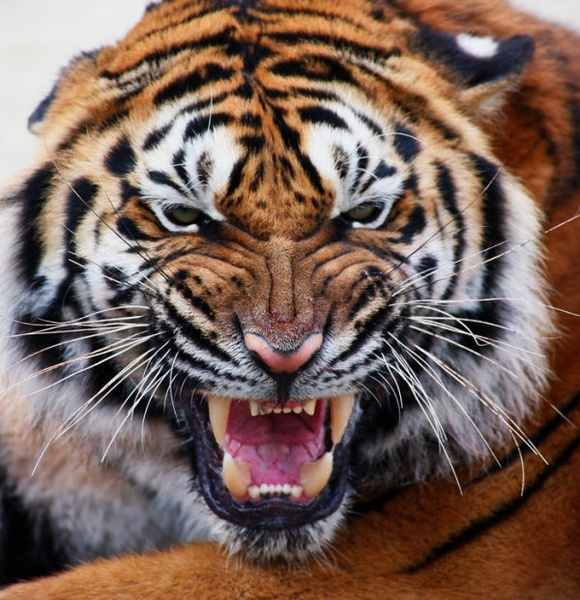
#> input picture Working with Images and Text/tiger.jpg, 580 x 600 px
$ jupyter execute --allow-errors images_and_text_demos.ipynb   (shell and % lines are left out)
#> lines starting #> are read from the running program, lines starting #| are printed output that depends on the picture; after the words box and inside, x2 and y2 are one past the last pixel; in counts of white or black regions, pixels touching at a corner belong together
[cell 1]
import numpy as np
import pandas as pd
import matplotlib.pyplot as plt

from skimage.io import imread

from scipy.ndimage import convolve

import re

from collections import Counter

import nltk
from nltk.corpus import stopwords
from nltk.stem.porter import *

from sklearn.feature_extraction.text import TfidfVectorizer
from sklearn.datasets import fetch_20newsgroups

Images and text demos

[cell 2]
tiger = imread('tiger.jpg')
#> tiger is the input picture: shape (600, 580, 3); mean R, G, B 120.5, 97.3, 87.5

[cell 3]
tiger.shape # редове -600, колони - 580, канали - 3
#> Out = (600, 580, 3)

[cell 4]
type(tiger)

[cell 5]
plt.imshow(tiger)
plt.show()

[cell 6]
plt.figure(figsize=(6,6)) # задаваме размера на изображението
plt.imshow(tiger)
# plt.xticks([]) # премахваме числата по х
# plt.yticks([]) # премахваме числата по у
plt.show()

[cell 7]
tiger

[cell 8]
tiger[0] # първият ред
#> Out = 580 rows, first 8: [223, 224, 226], [223, 224, 226], [223, 224, 226], [223, 224, 226], [223, 224, 226], [223, 224, 226], [223, 224, 226], [223, 224, 226]

[cell 9]
tiger[0][0] # първият пиксел
#> Out = [223, 224, 226]

[cell 10]
tiger[0, 0] # първият пиксел
#> Out = [223, 224, 226]

[cell 11]
plt.imshow(tiger[200:400, 150:450]) # изрязване на изображението
plt.show()
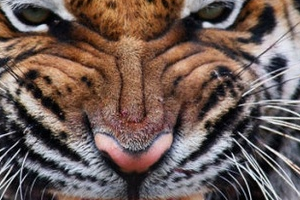
#> shown: shape (200, 300, 3); mean R, G, B 110.4, 92.2, 86.2

[cell 12]
tiger_r = tiger[:, :, 0]
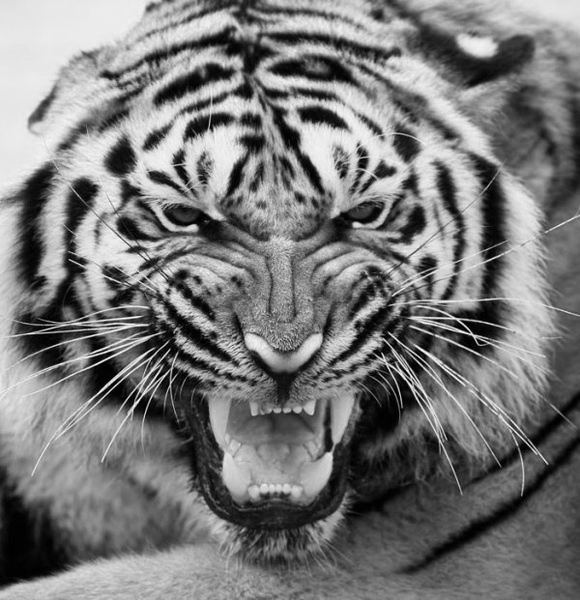
#> tiger_r: shape (600, 580); min 0, max 255, mean 120.5
tiger_g = tiger[:, :, 1]
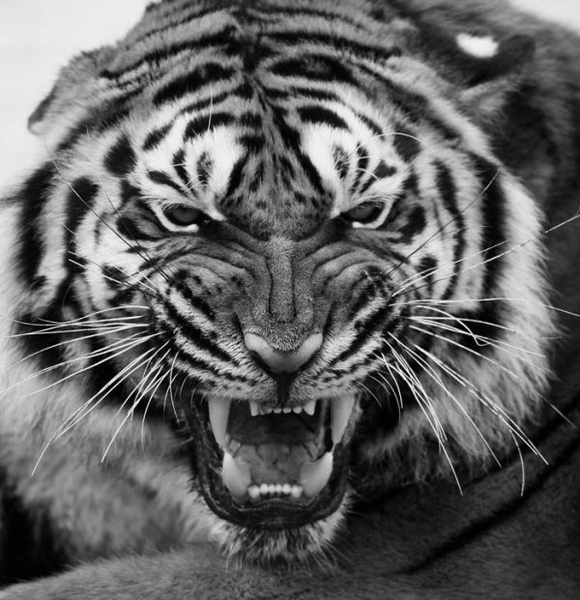
#> tiger_g: shape (600, 580); min 0, max 255, mean 97.3
tiger_b = tiger[:, :, 2]
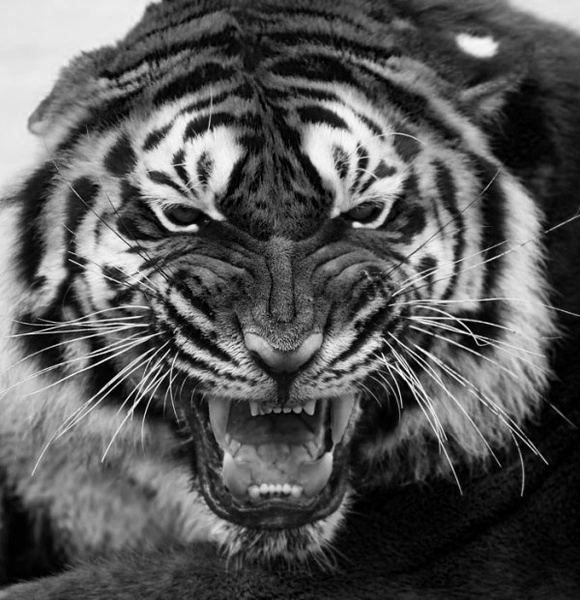
#> tiger_b: shape (600, 580); min 0, max 255, mean 87.5

[cell 13]
plt.imshow(tiger_r, cmap= 'gray')
plt.show()
plt.imshow(tiger_g, cmap= 'gray')
plt.show()
plt.imshow(tiger_b, cmap= 'gray')
plt.show()

[cell 14]
tiger_grayscale = 0.299*tiger_r + 0.587*tiger_g + 0.114*tiger_b

[cell 15]
plt.imshow(tiger_grayscale, cmap='gray')
plt.show()

[cell 16]
plt.hist(tiger_grayscale.ravel(), bins=256) # с ravel(). превръщаме двумерния масив в едномерен, подреждат се едно след друго

plt.xlim(0,256)

plt.xlabel('Pixel value')
plt.ylabel('Count') # работим с бройката

plt.show()
#> figure, not shown here; tallest bar 2583 high, from x = 231.6 to 232.5

[cell 17]
plt.hist(tiger_grayscale.ravel(), bins=256, density= True)

plt.xlim(0,256)

plt.xlabel('Pixel value')
plt.ylabel('frequency')

plt.show()
#> figure, not shown here; tallest bar 0.00747 high, from x = 231.6 to 232.5

[cell 18]
plt.hist(tiger_r.ravel(), bins=256, color = 'red')
plt.show()
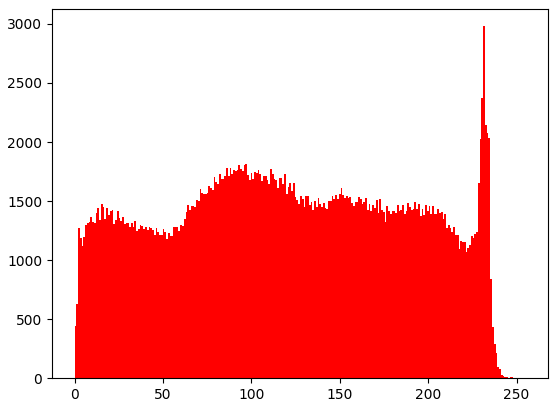
#> figure drawn by matplotlib, 1 panel; tallest bar 2981 high, from x = 231.1 to 232.1

[cell 19]
tiger_r.mean(), tiger_g.mean(), tiger_b.mean()
#> Out = (120.5, 97.32, 87.47)

[cell 20]
size = 55
conv_filter = np.ones((size, size)) / (size * size)
conv_filter
blurred = convolve(tiger_grayscale, conv_filter)
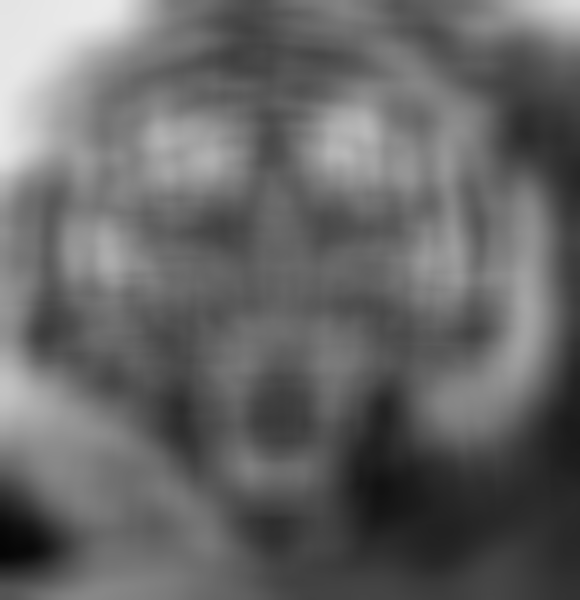
#> blurred: shape (600, 580) float64; min 5.34, max 234.5, mean 103.1

[cell 21]
blurred

[cell 22]
plt.imshow(tiger_grayscale, cmap='gray')
plt.show()
plt.imshow(blurred, cmap='gray')
plt.show()

[cell 23]
plt.imshow(tiger_grayscale[150:250 , 300:400], cmap='gray')
plt.show()
plt.imshow(blurred[150: 250 , 300: 400 ], cmap='gray')
plt.show()

[cell 24]
edge_detector = np.array([
        [0, -1, 0],
        [-1, 4, -1],
        [0, -1, 0]
    ]
)
edges = convolve(tiger_grayscale, edge_detector)
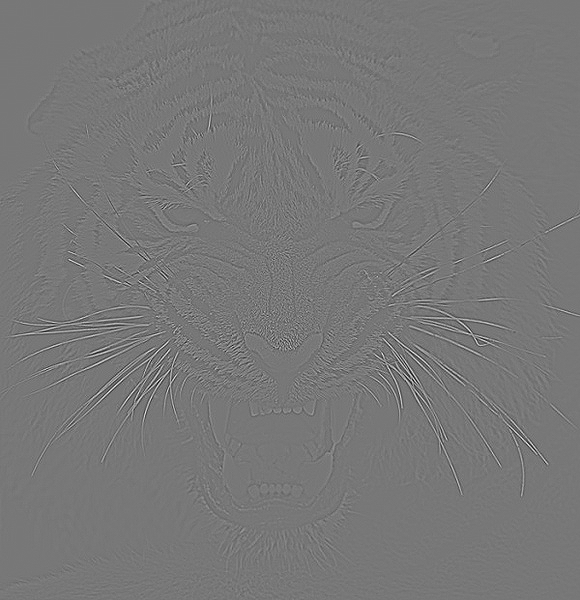
#> edges: shape (600, 580) float64; min -384.8, max 432.9, mean 0; drawn with min black and max white

[cell 25]
plt.imshow(edges, cmap='gray', vmin = edges.min(), vmax = edges.max())
plt.show()

[cell 26]
edges.min(), edges.max()
#> Out = (-384.8, 432.9)

[cell 27]
plt.imshow(edges[150:250 , 300:400], cmap='gray', vmin = edges.min(), vmax = edges.max())
plt.show()

[cell 28]
edge_detector = np.array([
        [-1, -1, -1],
        [-1, 8, -1],
        [-1, -1, -1]
    ]
)
edges = convolve(tiger_grayscale, edge_detector)
plt.imshow(edges[150:250 , 300:400], cmap='gray', vmin = edges.min(), vmax = edges.max())
plt.show()

[cell 29]
tiger_binary = tiger_grayscale.copy()
threshold = 128 # колкото е по-малко числото, толкова изображението е по-светло и обратно
tiger_binary[tiger_binary <= threshold] = 0
tiger_binary[tiger_binary > threshold] = 255
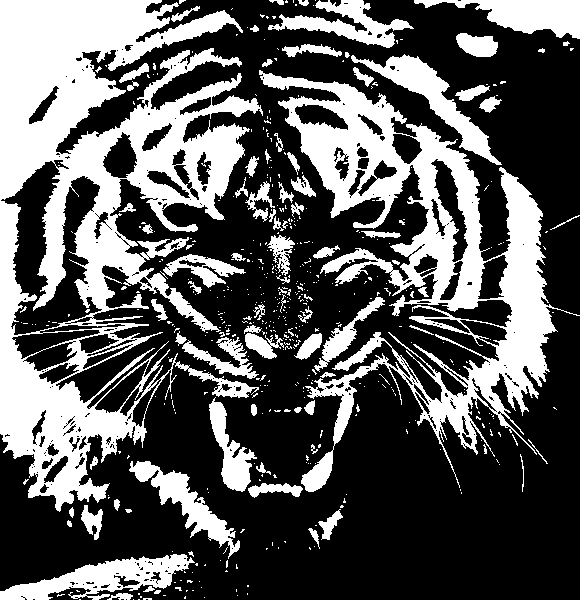
#> tiger_binary: shape (600, 580) float64; 35.4% white; 514 white regions (431 under 20 px), largest, box (x1, y1, x2, y2) and area: (0, 0, 263, 512) 57672, (259, 70, 580, 492) 34168, (0, 554, 195, 600) 3969

[cell 30]
plt.imshow(tiger_binary, cmap='gray')
plt.show()

[cell 31]
plt.imshow(255-tiger_binary, cmap='gray') # негатив на изображението 255 е максималната ст-ст и от нея вадим текущите такива
plt.show()

[cell 32]
plt.imshow(255-tiger_grayscale, cmap='gray') # негатив на изображението 255 е максималната ст-ст и от нея вадим текущите такива
plt.show()
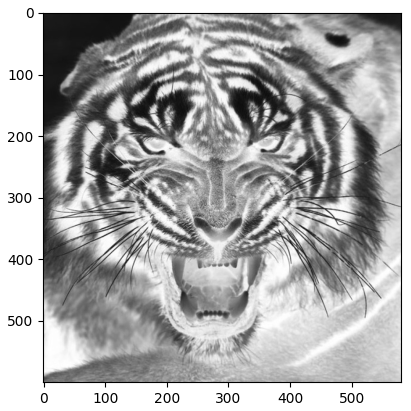
#> figure drawn by matplotlib, 1 panel

[cell 33]
with open ('alice.txt', 'r', encoding='utf-8') as file:
#> (reads Working with Images and Text/alice.txt from the repository)
    alice = file.read()

[cell 34]
re.split("\W+", alice) # сплитваме за да отделим думите

[cell 35]
alice_words = [word for word in re.split("\W+", alice) if word != '']

[cell 36]
alice_counter = Counter(alice_words)

[cell 37]
alice_counter.most_common(10)

[cell 38]
[pair[1] for pair in alice_counter.most_common(10)] # изваждаме стойността на броя на всяка дума от всеки тюпъл и го превръщаме в лист

[cell 39]
most_common_counts = [pair[1] for pair in alice_counter.most_common(100)]
# задаваме параметрите за барчарт - рейндж - дължината на листа, листа
plt.bar(range(len(most_common_counts)), most_common_counts) # най-често срещаните думи в текста
plt.show()
#> figure, not shown here; tallest bar 1693 high, from x = -0.4 to 0.4

[cell 40]
most_common_characters = [pair[1] for pair in Counter(alice).most_common(100)]
# тук вадим графика за най-често срещаните букви в текста
plt.bar(range(len(most_common_characters)), most_common_characters)
plt.show()
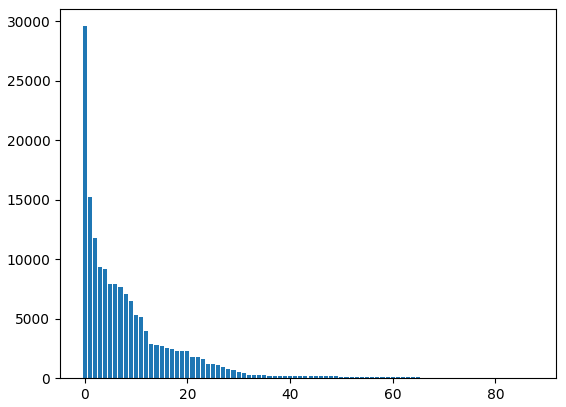
#> figure drawn by matplotlib, 1 panel; tallest bar 29580 high, from x = -0.4 to 0.4

[cell 41]
Counter(alice.lower()).most_common(10)

[cell 42]
nltk.download('stopwords')
#> (this line was passed over: nltk is not available in this run)
